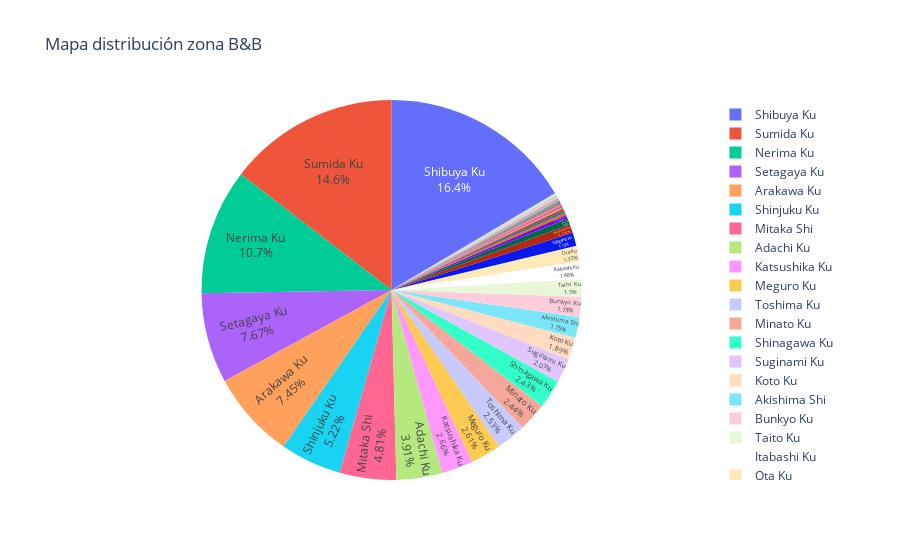

Write notebook code for a chart like this one.
### Code cell
values = datos.neighbourhood.value_counts()
names = datos.neighbourhood.unique().tolist()
fig = px.pie(datos, values=values, names=names, title='Mapa distribución zona B&B')
fig.update_traces(textposition='inside', textinfo='percent+label')
fig.show()

### Figure 1 — Plotly figure (JSON) as saved in the notebook; plotly's stock layout.template omitted (floating-point values rounded to 4 significant figures)
{"data": [{"domain": {"x": [0, 1], "y": [0, 1]}, "hovertemplate": "label=%{label}<br>value=%{value}<extra></extra>", "labels": ["Shibuya Ku", "Sumida Ku", "Nerima Ku", "Setagaya Ku", "Arakawa Ku", "Shinjuku Ku", "Mitaka Shi", "Adachi Ku", "Katsushika Ku", "Meguro Ku", "Toshima Ku", "Minato Ku", "Shinagawa Ku", "Suginami Ku", "Koto Ku", "Akishima Shi", "Bunkyo Ku", "Taito Ku", "Itabashi Ku", "Ota Ku", "Edogawa Ku", "Machida Shi", "Kita Ku", "Higashimurayama Shi", "Nakano Ku", "Hino Shi", "Hachioji Shi", "Koganei Shi", "Kokubunji Shi", "Ogasawara Mura", "Musashino Shi", "Okutama Machi", "Kodaira Shi", "Akiruno Shi", "Chiyoda Ku", "Chuo Ku", "Fuchu Shi", "Inagi Shi", "Fussa Shi", "Tama Shi", "Nishitokyo Shi", "Komae Shi", "Chofu Shi", "Hinohara Mura", "Ome Shi", "Oshima Machi", "Kozushima Mura", "Higashiyamato Shi", "Hamura Shi", "Tachikawa Shi", "Musashimurayama Shi", "Niijima Mura", "Hachijo Machi", "Miyake Mura", "Kunitachi Shi", "Higashikurume Shi"], "legendgroup": "", "name": "", "showlegend": true, "textinfo": "percent+label", "textposition": "inside", "type": "pie", "values": [1882, 1670, 1228, 879, 854, 598, 551, 448, 305, 299, 290, 280, 279, 237, 217, 201, 198, 172, 170, 152, 129, 84, 62, 37, 24, 22, 19, 18, 17, 13, 12, 12, 11, 9, 8, 7, 7, 6, 6, 6, 5, 5, 4, 4, 4, 3, 3, 3, 3, 3, 2, 2, 2, 2, 1, 1]}], "layout": {"legend": {"tracegroupgap": 0}, "title": {"text": "Mapa distribución zona B&B"}}}
